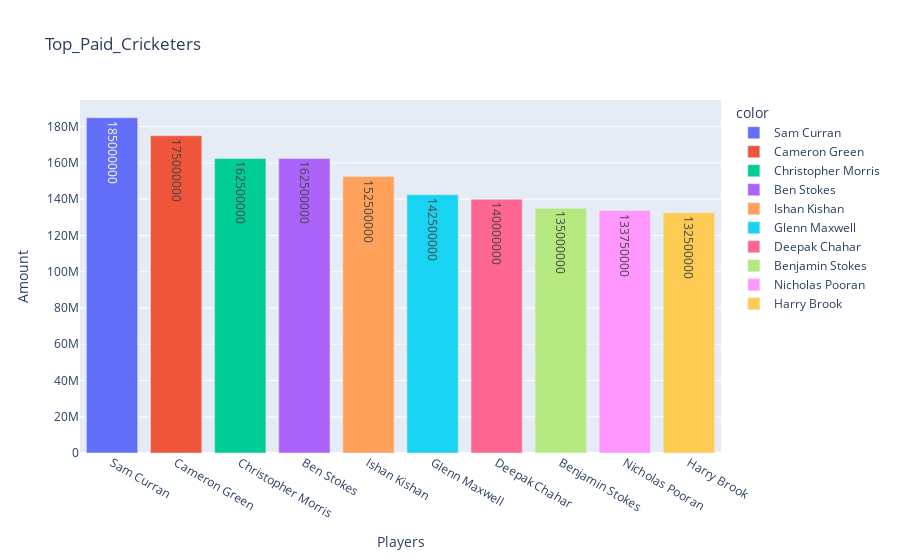

The notebook cell this image was saved under:
### Code cell
fig = px.bar(x=top_10_paid.index,
             y=top_10_paid.values,
            color=top_10_paid.index,
            text=top_10_paid.values,
            title='Top_Paid_Cricketers')
fig.update_layout(xaxis_title='Players',yaxis_title='Amount')

### Figure 1 — Plotly figure (JSON) as saved in the notebook; plotly's stock layout.template omitted (floating-point values rounded to 4 significant figures)
{"data": [{"alignmentgroup": "True", "hovertemplate": "color=Sam Curran <br>x=%{x}<br>y=%{y}<br>text=%{text}<extra></extra>", "legendgroup": "Sam Curran ", "marker": {"color": "#636efa", "pattern": {"shape": ""}}, "name": "Sam Curran ", "offsetgroup": "Sam Curran ", "orientation": "v", "showlegend": true, "text": [185000000], "textposition": "auto", "type": "bar", "x": ["Sam Curran "], "xaxis": "x", "y": [185000000], "yaxis": "y"}, {"alignmentgroup": "True", "hovertemplate": "color=Cameron Green <br>x=%{x}<br>y=%{y}<br>text=%{text}<extra></extra>", "legendgroup": "Cameron Green ", "marker": {"color": "#EF553B", "pattern": {"shape": ""}}, "name": "Cameron Green ", "offsetgroup": "Cameron Green ", "orientation": "v", "showlegend": true, "text": [175000000], "textposition": "auto", "type": "bar", "x": ["Cameron Green "], "xaxis": "x", "y": [175000000], "yaxis": "y"}, {"alignmentgroup": "True", "hovertemplate": "color=Christopher Morris <br>x=%{x}<br>y=%{y}<br>text=%{text}<extra></extra>", "legendgroup": "Christopher Morris ", "marker": {"color": "#00cc96", "pattern": {"shape": ""}}, "name": "Christopher Morris ", "offsetgroup": "Christopher Morris ", "orientation": "v", "showlegend": true, "text": [162500000], "textposition": "auto", "type": "bar", "x": ["Christopher Morris "], "xaxis": "x", "y": [162500000], "yaxis": "y"}, {"alignmentgroup": "True", "hovertemplate": "color=Ben Stokes <br>x=%{x}<br>y=%{y}<br>text=%{text}<extra></extra>", "legendgroup": "Ben Stokes ", "marker": {"color": "#ab63fa", "pattern": {"shape": ""}}, "name": "Ben Stokes ", "offsetgroup": "Ben Stokes ", "orientation": "v", "showlegend": true, "text": [162500000], "textposition": "auto", "type": "bar", "x": ["Ben Stokes "], "xaxis": "x", "y": [162500000], "yaxis": "y"}, {"alignmentgroup": "True", "hovertemplate": "color=Ishan Kishan <br>x=%{x}<br>y=%{y}<br>text=%{text}<extra></extra>", "legendgroup": "Ishan Kishan ", "marker": {"color": "#FFA15A", "pattern": {"shape": ""}}, "name": "Ishan Kishan ", "offsetgroup": "Ishan Kishan ", "orientation": "v", "showlegend": true, "text": [152500000], "textposition": "auto", "type": "bar", "x": ["Ishan Kishan "], "xaxis": "x", "y": [152500000], "yaxis": "y"}, {"alignmentgroup": "True", "hovertemplate": "color=Glenn Maxwell <br>x=%{x}<br>y=%{y}<br>text=%{text}<extra></extra>", "legendgroup": "Glenn Maxwell ", "marker": {"color": "#19d3f3", "pattern": {"shape": ""}}, "name": "Glenn Maxwell ", "offsetgroup": "Glenn Maxwell ", "orientation": "v", "showlegend": true, "text": [142500000], "textposition": "auto", "type": "bar", "x": ["Glenn Maxwell "], "xaxis": "x", "y": [142500000], "yaxis": "y"}, {"alignmentgroup": "True", "hovertemplate": "color=Deepak Chahar <br>x=%{x}<br>y=%{y}<br>text=%{text}<extra></extra>", "legendgroup": "Deepak Chahar ", "marker": {"color": "#FF6692", "pattern": {"shape": ""}}, "name": "Deepak Chahar ", "offsetgroup": "Deepak Chahar ", "orientation": "v", "showlegend": true, "text": [140000000], "textposition": "auto", "type": "bar", "x": ["Deepak Chahar "], "xaxis": "x", "y": [140000000], "yaxis": "y"}, {"alignmentgroup": "True", "hovertemplate": "color=Benjamin Stokes<br>x=%{x}<br>y=%{y}<br>text=%{text}<extra></extra>", "legendgroup": "Benjamin Stokes", "marker": {"color": "#B6E880", "pattern": {"shape": ""}}, "name": "Benjamin Stokes", "offsetgroup": "Benjamin Stokes", "orientation": "v", "showlegend": true, "text": [135000000], "textposition": "auto", "type": "bar", "x": ["Benjamin Stokes"], "xaxis": "x", "y": [135000000], "yaxis": "y"}, {"alignmentgroup": "True", "hovertemplate": "color=Nicholas Pooran <br>x=%{x}<br>y=%{y}<br>text=%{text}<extra></extra>", "legendgroup": "Nicholas Pooran ", "marker": {"color": "#FF97FF", "pattern": {"shape": ""}}, "name": "Nicholas Pooran ", "offsetgroup": "Nicholas Pooran ", "orientation": "v", "showlegend": true, "text": [133750000], "textposition": "auto", "type": "bar", "x": ["Nicholas Pooran "], "xaxis": "x", "y": [133750000], "yaxis": "y"}, {"alignmentgroup": "True", "hovertemplate": "color=Harry Brook <br>x=%{x}<br>y=%{y}<br>text=%{text}<extra></extra>", "legendgroup": "Harry Brook ", "marker": {"color": "#FECB52", "pattern": {"shape": ""}}, "name": "Harry Brook ", "offsetgroup": "Harry Brook ", "orientation": "v", "showlegend": true, "text": [132500000], "textposition": "auto", "type": "bar", "x": ["Harry Brook "], "xaxis": "x", "y": [132500000], "yaxis": "y"}], "layout": {"barmode": "relative", "legend": {"title": {"text": "color"}, "tracegroupgap": 0}, "title": {"text": "Top_Paid_Cricketers"}, "xaxis": {"anchor": "y", "domain": [0, 1], "title": {"text": "Players"}}, "yaxis": {"anchor": "x", "domain": [0, 1], "title": {"text": "Amount"}}}}
